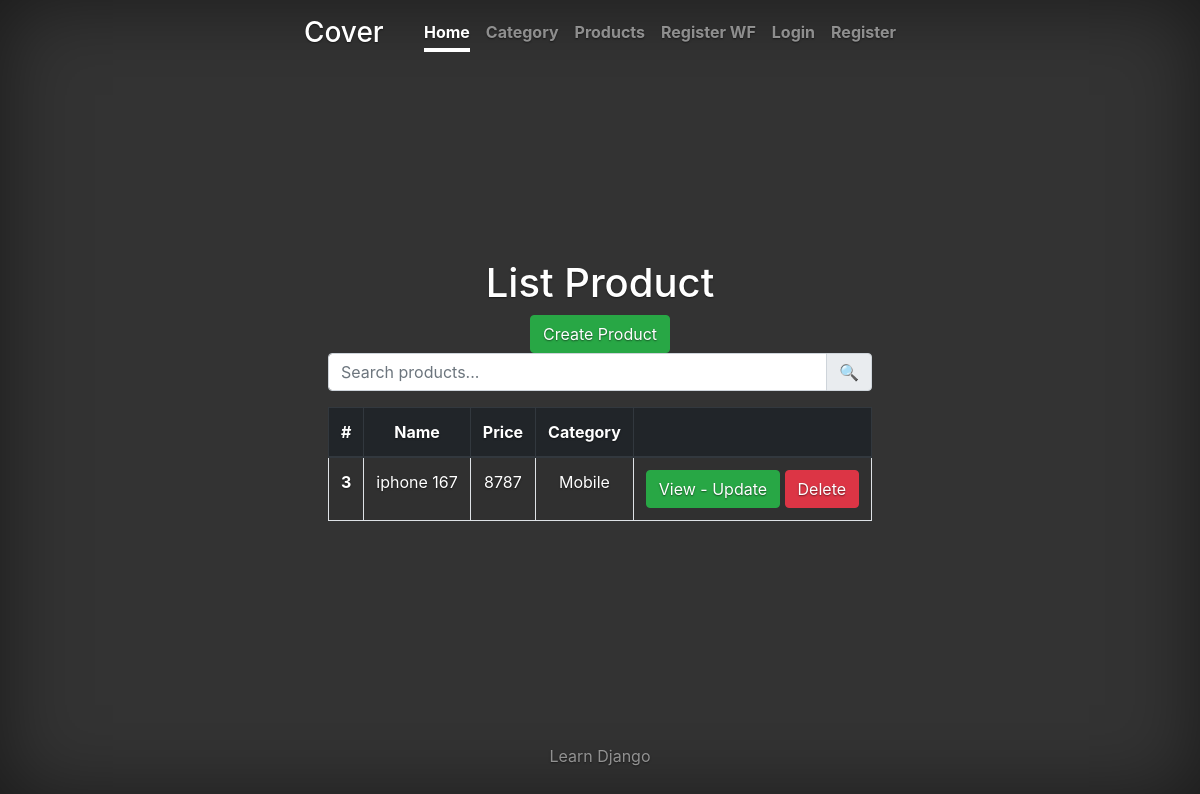
The app's page /store/list_products, older data.
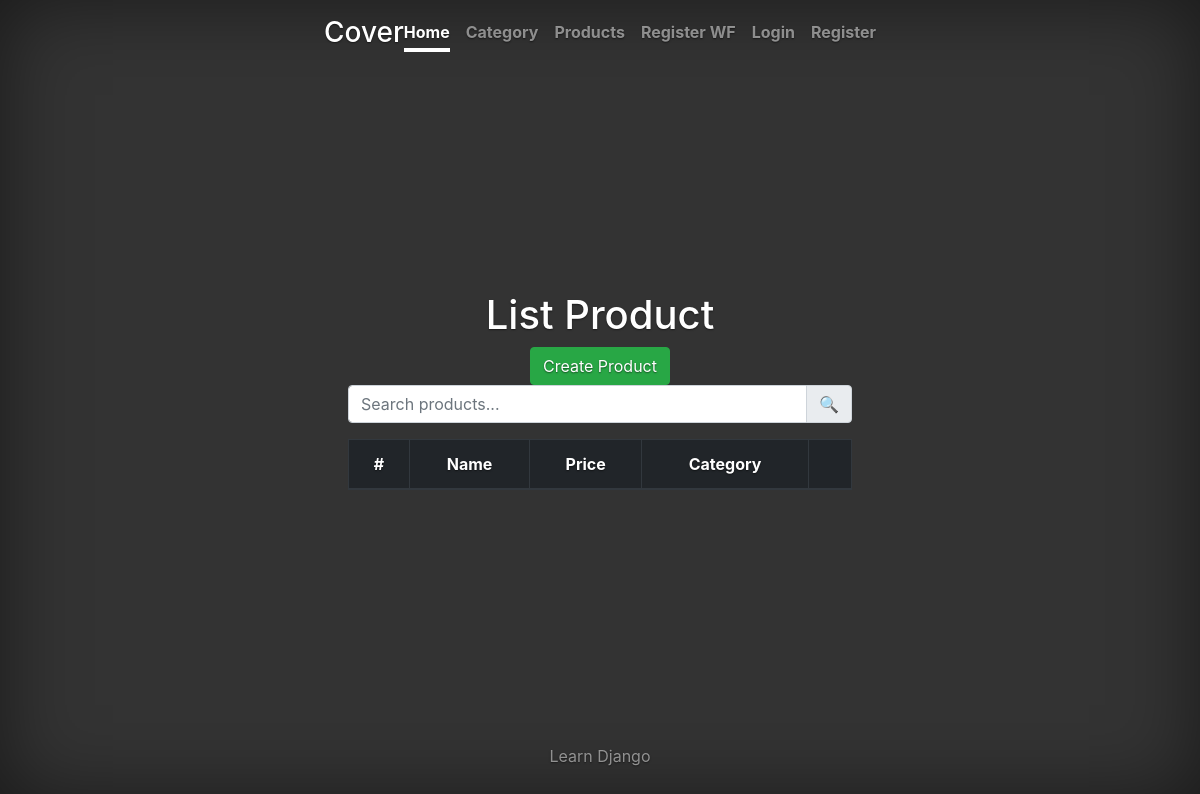
The same page, newer data.
### store/models.py (models this page shows)
class Product(models.Model):
    name = models.CharField(max_length=100)
    price = models.PositiveIntegerField(default=0)
    category = models.ForeignKey(Category, on_delete=models.CASCADE)
    class Meta:
        permissions = [('increase_price', 'Product can increase price')]
        verbose_name_plural = "products"
        verbose_name = "Product"
        db_table = 'product'
        ordering = ["name"]

class Category(models.Model):
    name = models.CharField(max_length=100)
    key = models.CharField(unique=True, max_length=100)
    class Meta:
        verbose_name_plural = "Categories"
        ordering = ["name"]
        verbose_name = "Category"
        db_table = 'category'

### store/views.py (the view)
# urls.py: path('list_products', product_list_view, name='list_products'),
def product_list_view(request):
    search = request.GET.get('search_input')
    if search:
        products = Product.objects.filter(name__contains=search)
    else:
        products = Product.objects.all()
    return render(request, 'product_list_view.html', {'products': products})

### templates/product_list_view.html (shortened to what this page needs)
{% extends 'base_layout.html' %}
{% block main %}
    <h1>List Product</h1>
    <a class="btn btn-success" href="{% url 'create_product' %}">
        Create Product
    </a>
    <form action="{% url 'list_products' %}" method="GET">
        <div class="input-group mb-3">
            <input type="text" class="form-control" name="search_input" placeholder="Search products..."
                   aria-label="Search products">
            <div class="input-group-append">
                <button type="submit" class="input-group-text">
                    🔍
                </button>
            </div>
        </div>
    </form>
    <table class="table table-striped table-hover table-bordered">
        <thead class="thead-dark">
        <tr>
            <th scope="col">#</th>
            <th scope="col">Name</th>
            <th scope="col">Price</th>
            <th scope="col">Category</th>
            <th scope="col"></th>
        </tr>
        </thead>
        <tbody>
        {% for c in products %}
            <tr>
                <th scope="row">{{ c.id }}</th>
                <td>{{ c.name }}</td>
                <td>{{ c.price }}</td>
                <td>{{ c.category.name }}</td>
                <td>
                    <a class="btn btn-success" href="{% url 'update_product' id=c.id %}">
                        View - Update
                    </a>
                    <a class="btn btn-danger" href="{% url 'delete_product' id=c.id %}">
                        Delete
                    </a>
                </td>
            </tr>
        {% endfor %}
        </tbody>
    </table>
{% endblock %}

### templates/base_layout.html (shortened to what this page needs)
<!doctype html>
<html lang="en">
<head>
    {% load static %}
    <link rel="stylesheet" href="{% static 'css/all.min.css' %}">
    <link href="{% static 'css/bootstrap.min.css' %}" rel="stylesheet">
    <link href="{% static 'css/cover.css' %}" rel="stylesheet">
</head>
<body class="text-center">
<div class="cover-container d-flex h-100 p-3 mx-auto flex-column">
    <header class="masthead mb-auto">
        <div class="inner">
            <h3 class="masthead-brand">Cover</h3>
            <nav class="nav nav-masthead justify-content-center">
                <a class="nav-link active" href="#">Home</a>
                <a class="nav-link" href="{% url 'list_category' %}">Category</a>
                <a class="nav-link" href="{% url 'list_products' %}">Products</a>
                <a class="nav-link" href="{% url 'show_register_wf' %}">Register WF</a>
                <a class="nav-link" href="{% url 'login' %}">Login</a>
                <a class="nav-link" href="{% url 'register' %}">Register</a>
            </nav>
        </div>
    </header>
    <main role="main" class="inner cover">
        {% block main %}
        {% endblock %}
    </main>
    <footer class="mastfoot mt-auto">
        <div class="inner">
            <p>Learn Django </p>
        </div>
    </footer>
</div>
</body>
</html>

### static/css/cover.css (style rules this page uses)
a, a:focus, a:hover { color: #fff; }
html, body { height: 100%; background-color: #333; }
body { display: -ms-flexbox; display: -webkit-box; display: flex; -ms-flex-pack: center; -webkit-box-pack: center; justify-content: center; color: #fff; text-shadow: 0 .05rem .1rem rgba(0, 0, 0, .5); box-shadow: inset 0 0 5rem rgba(0, 0, 0, .5); }
.cover-container { max-width: 42em; }
.masthead { margin-bottom: 2rem; }
.masthead-brand { margin-bottom: 0; }
.nav-masthead .nav-link { padding: .25rem 0; font-weight: 700; color: rgba(255, 255, 255, .5); background-color: transparent; border-bottom: .25rem solid transparent; }
.nav-masthead .nav-link + .nav-link { margin-left: 1rem; }
.nav-masthead .active { color: #fff; border-bottom-color: #fff; }
@media (min-width: 48em) { .masthead-brand { float: left; } }
@media (min-width: 48em) { .nav-masthead { float: right; } }
.cover { padding: 0 1.5rem; }
.mastfoot { color: rgba(255, 255, 255, .5); }

Row changes from the older to the newer data that the page shows:
removed Product: id "3", name "iphone 167", price "8787", category.name "Mobile"
